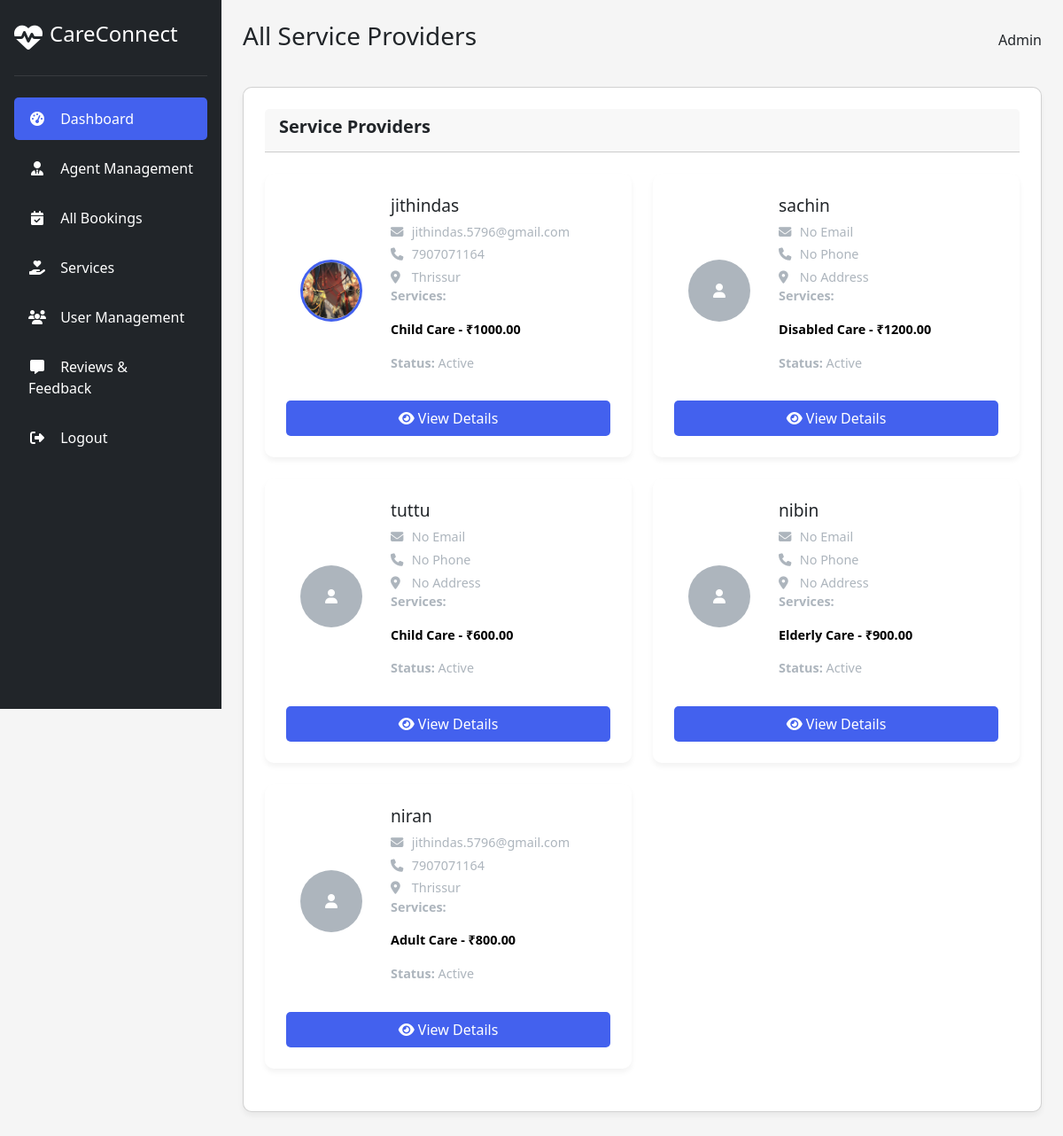
Page /admins/all_providers/ (signed in) on the committed database.
### admins/models.py (models this page shows, shortened)
class User(AbstractUser):
    user_type = models.CharField(max_length=20, choices=[
        ('customer', 'Customer'),
        ('service_provider', 'Service Provider')
    ])

class UserProfile_Model(models.Model):
    name=models.CharField(max_length=100,null=True)
    address=models.TextField(null=True)
    place = models.CharField(max_length=100)
    age=models.PositiveIntegerField(null=True)
    email=models.EmailField(null=True)
    profile_picture = models.ImageField(upload_to='images', blank=True, null=True)
    phone_number=models.CharField(max_length=10, null=True)
    user=models.OneToOneField(User,on_delete=models.CASCADE)
    bio = models.TextField(blank=True)
    created_date=models.DateField(auto_now_add=True)
    updated_date=models.DateField(auto_now=True)
    is_active=models.BooleanField(default=False)

class Provider_Services_Model(models.Model):
    provider=models.ForeignKey(User,on_delete=models.CASCADE)
    service=models.ForeignKey(Services_Model,on_delete=models.CASCADE,null=True)
    description=models.TextField()
    amount = models.DecimalField(max_digits=10, decimal_places=2, default=0.00)
    created_date=models.DateField(auto_now_add=True)
    updated_date=models.DateField(auto_now=True)
    is_active=models.BooleanField(default=False)

class Services_Model(models.Model):
    name=models.CharField(max_length=250)

### admins/views.py (the view)
# urls.py: path('all_providers/', All_Provider_View.as_view(), name='all_providers'),
class All_Provider_View(LoginRequiredMixin,View):
    def get(self, request):
        providers = User.objects.filter(
            user_type='service_provider',
        ).prefetch_related('provider_services_model_set')
        return render(request, 'all_provider.html', {'providers': providers})

### admins/templates/all_provider.html (shortened to what this page needs)
{% extends 'admin.html' %}
{% block content %}
<div class="header">
    <h1>All Service Providers</h1>
    <div class="user-profile">
        <div class="user-info">Admin</div>
    </div>
</div>
<div class="card">
    <div class="card-header">
        <h2 class="card-title">Service Providers</h2>
    </div>
    {% if providers %}
    <div
        style="display: grid; grid-template-columns: repeat(auto-fill, minmax(300px, 1fr)); gap: 1.5rem; margin-bottom: 1.5rem;">
        {% for provider in providers %}
        <div class="stat-card" style="display: flex; flex-direction: column;">
            <div class="gap-3" style="display: flex; align-items: center; margin-bottom: 1rem;">
                {% if provider.userprofile_model.profile_picture %}
                <img class="ms-3" src="{{ provider.userprofile_model.profile_picture.url }}" alt="Profile Picture"
                    style="width: 70px; height: 70px; border-radius: 50%; margin-right: 1rem; object-fit: cover; border: 3px solid var(--primary);">
                {% else %}
                <div class="ms-3"
                    style="width: 70px; height: 70px; border-radius: 50%; margin-right: 1rem; background-color: var(--gray); display: flex; align-items: center; justify-content: center; color: white;">
                    <i class="fas fa-user"></i>
                </div>
                {% endif %}
                <div>
                    <h3 style="font-size: 1.2rem; margin-bottom: 0.5rem;">{{ provider.username }}</h3>
                    <p style="color: var(--gray); font-size: 0.9rem; margin-bottom: 0.25rem;">
                        <i class="fas fa-envelope" style="width: 20px;"></i> {{ provider.userprofile_model.email|default:"No Email" }}
                    </p>
                    <p style="color: var(--gray); font-size: 0.9rem; margin-bottom: 0.25rem;">
                        <i class="fas fa-phone" style="width: 20px;"></i> {{ provider.userprofile_model.phone_number|default:"No Phone" }}
                    </p>
                    <p style="color: var(--gray); font-size: 0.9rem; margin-bottom: 0;">
                        <i class="fas fa-map-marker-alt" style="width: 20px;"></i> {{ provider.userprofile_model.address|default:"No Address" }}
                    </p>
                    <p><strong>Services:</strong>
                        {% with provider.provider_services_model_set.all as services %}
                            {% if services %}
                                    {% for service in services %}
                                    <p style="color: black; font-size: 0.9rem; margin-bottom: 0;"><b>{{ service.service.name }} - ₹{{ service.amount }}</b></p>
                                    {% endfor %}
                            {% else %}
                                No services available.
                            {% endif %}
                        {% endwith %}
                    </p>
                    {% if request.user.is_superuser %}
                    <form method="POST" action="{% url 'toggle_status' provider.id %}">
                        {% csrf_token %}
                        <div class="form-check form-switch d-flex justify-content-center align-items-center gap-2">
                            <input class="form-check-input" type="checkbox" name="is_active"
                                onchange="this.form.submit()" {% if provider.userprofile_model.is_active %}checked{% endif %}>
                            <label class="form-check-label">
                                {% if provider.userprofile_model.is_active %} Active {% else %} Inactive {% endif %}
                            </label>
                        </div>
                    </form>
                    {% else %}
                    <p><strong>Status:</strong> {% if provider.userprofile_model.is_active %} Active {% else %} Inactive {% endif %}</p>
                    {% endif %}
                </div>
            </div>
            <a href="{% url 'profile' provider.id %}" class="button d-flex justify-content-center"
                style="margin-top: auto; text-decoration: none;">
                <div>
                    <i class="fas fa-eye"></i>
                    <span class="">View Details</span>
                </div>
            </a>
        </div>
        {% endfor %}
    </div>
    {% else %}
    <div style="padding: 2rem; text-align: center; background-color: rgba(72, 149, 239, 0.1); border-radius: 10px; color: var(--info);">
        <i class="fas fa-info-circle fa-2x" style="margin-bottom: 1rem;"></i>
        <p>No service providers found.</p>
    </div>
    {% endif %}
</div>
{% endblock %}

### admins/templates/admin.html (style rules this page uses)
:root { --primary: #4361ee; --secondary: #3f37c9; --success: #4cc9f0; --danger: #f72585; --warning: #f8961e; --info: #4895ef; --light: #f8f9fa; --dark: #212529; --gray: #adb5bd; }
* { margin: 0; padding: 0; box-sizing: border-box; font-family: 'Segoe UI', Tahoma, Geneva, Verdana, sans-serif; }
body { background-color: #f5f5f5; color: var(--dark); }
.header { display: flex; justify-content: space-between; align-items: center; margin-bottom: 2rem; }
.header h1 { font-size: 1.75rem; color: var(--dark); }
.user-profile { display: flex; align-items: center; gap: 0.5rem; }
.stat-card { background-color: white; border-radius: 10px; padding: 1.5rem; box-shadow: 0 4px 6px rgba(0,0,0,0.05); display: flex; flex-direction: column; }
.stat-card h3 { font-size: 1.75rem; margin-bottom: 0.25rem; }
.stat-card p { color: var(--gray); font-size: 0.9rem; }
.card { background-color: white; border-radius: 10px; padding: 1.5rem; box-shadow: 0 4px 6px rgba(0,0,0,0.05); margin-bottom: 1.5rem; }
.card-header { display: flex; justify-content: space-between; align-items: center; margin-bottom: 1.5rem; }
.card-title { font-size: 1.25rem; font-weight: 600; }
.button { padding: 0.5rem 1rem; border-radius: 5px; border: none; background-color: var(--primary); color: white; cursor: pointer; font-weight: 500; display: flex; align-items: center; gap: 0.5rem; }

### rows in the picture
User: userprofile_model.profile_picture (picture), username "jithindas", userprofile_model.email "jithindas.5796@gmail.com", userprofile_model.phone_number "7907071164", userprofile_model.address "Thrissur", shows "Active"
Provider_Services_Model: service.name "Child Care", amount "1000.00"
User: username "sachin", userprofile_model.email "No Email", userprofile_model.phone_number "No Phone", userprofile_model.address "No Address", shows "Active"
Provider_Services_Model: service.name "Disabled Care", amount "1200.00"
User: username "tuttu", userprofile_model.email "No Email", userprofile_model.phone_number "No Phone", userprofile_model.address "No Address", shows "Active"
Provider_Services_Model: service.name "Child Care", amount "600.00"
User: username "nibin", userprofile_model.email "No Email", userprofile_model.phone_number "No Phone", userprofile_model.address "No Address", shows "Active"
Provider_Services_Model: service.name "Elderly Care", amount "900.00"
User: username "niran", userprofile_model.email "jithindas.5796@gmail.com", userprofile_model.phone_number "7907071164", userprofile_model.address "Thrissur", shows "Active"
Provider_Services_Model: service.name "Adult Care", amount "800.00"
